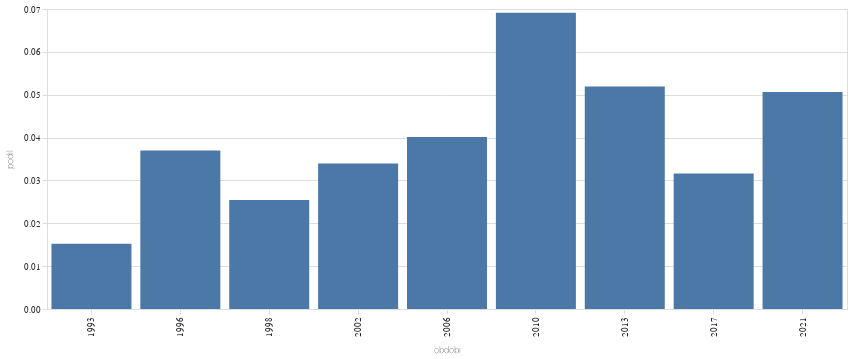

Here is the notebook cell this chart was saved with:
### Code cell
graf_vyvoje("potlesk",epocha="obdobi")

### Figure 1 — Vega-Lite specification as saved in the notebook (floating-point values rounded to 4 significant figures)
{"config": {"title": {"font": "Noticia Text", "fontSize": 11.5, "anchor": "start", "lineHeight": 19, "fontWeight": "bolder", "subtitleFont": "Noticia Text", "subtitleFontSize": 10, "subtitleLineHeight": 15, "subtitlePadding": 10, "dy": -10, "color": "#292829", "subtitleColor": "#292829"}, "axis": {"labelFont": "Asap", "titleFont": "Asap", "fontWeight": "lighter", "titleFontWeight": "lighter", "labelFontSize": 9, "titleFontSize": 9, "labelPadding": 2, "titlePadding": 9, "domainOpacity": 0, "tickColor": "#DCDDD6", "labelColor": "#292829"}, "legend": {"labelFont": "Asap", "labelFontWeight": "normal", "titleFont": "Asap", "titleFontWeight": "normal", "labelFontSize": 9, "titleFontSize": 9, "labelColor": "#292829"}}, "data": {"name": "data-90a9f03f4f69154175715351c50052cf"}, "mark": {"type": "bar"}, "encoding": {"x": {"field": "obdobi", "type": "nominal"}, "y": {"field": "podil", "type": "quantitative"}}, "width": 800, "$schema": "https://vega.github.io/schema/vega-lite/v5.8.0.json", "datasets": {"data-90a9f03f4f69154175715351c50052cf": [{"id": 456, "obdobi": 1993, "id_right": 29982, "podil": 0.01521}, {"id": 1139, "obdobi": 1996, "id_right": 30803, "podil": 0.03698}, {"id": 2050, "obdobi": 1998, "id_right": 80691, "podil": 0.02541}, {"id": 2788, "obdobi": 2002, "id_right": 82166, "podil": 0.03393}, {"id": 2304, "obdobi": 2006, "id_right": 57418, "podil": 0.04013}, {"id": 3209, "obdobi": 2010, "id_right": 46416, "podil": 0.06914}, {"id": 4354, "obdobi": 2013, "id_right": 83854, "podil": 0.05192}, {"id": 2874, "obdobi": 2017, "id_right": 90923, "podil": 0.03161}, {"id": 4196, "obdobi": 2021, "id_right": 82903, "podil": 0.05061}]}}
